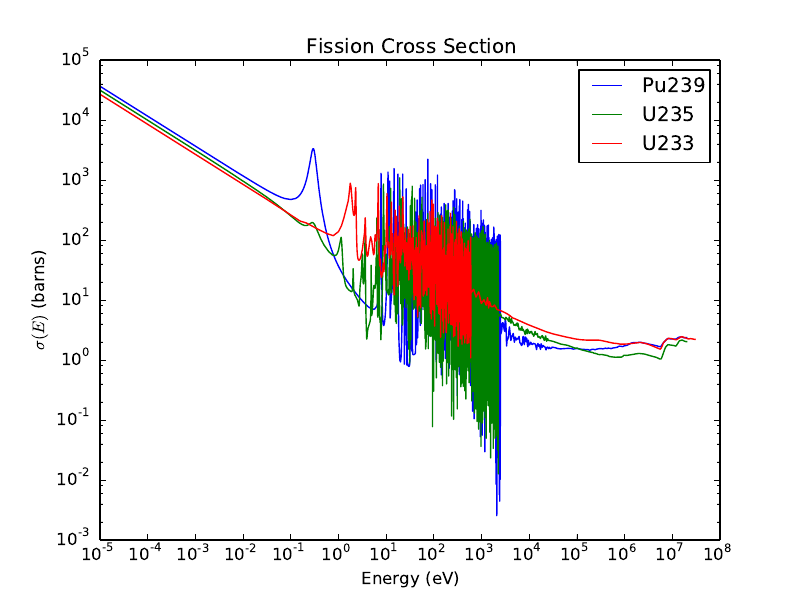

This chart was generated by the following Python code:
import matplotlib.pyplot as plt
import pandas as pd

nucs = ['Pu239', 'U235', 'U233']

fig = plt.figure()
for nuc in nucs:
    df = pd.read_csv('{}.txt'.format(nuc), skiprows=1, header=None, 
                     sep=" ", names=['energy', 'xs'])
    plt.loglog(df['energy'], df['xs'], label=nuc, figure=fig)
plt.legend(loc=0)
plt.xlabel('Energy (eV)')
plt.ylabel('$\sigma(E)$ (barns)')
plt.title('Fission Cross Section')
plt.savefig('xs.pdf')
